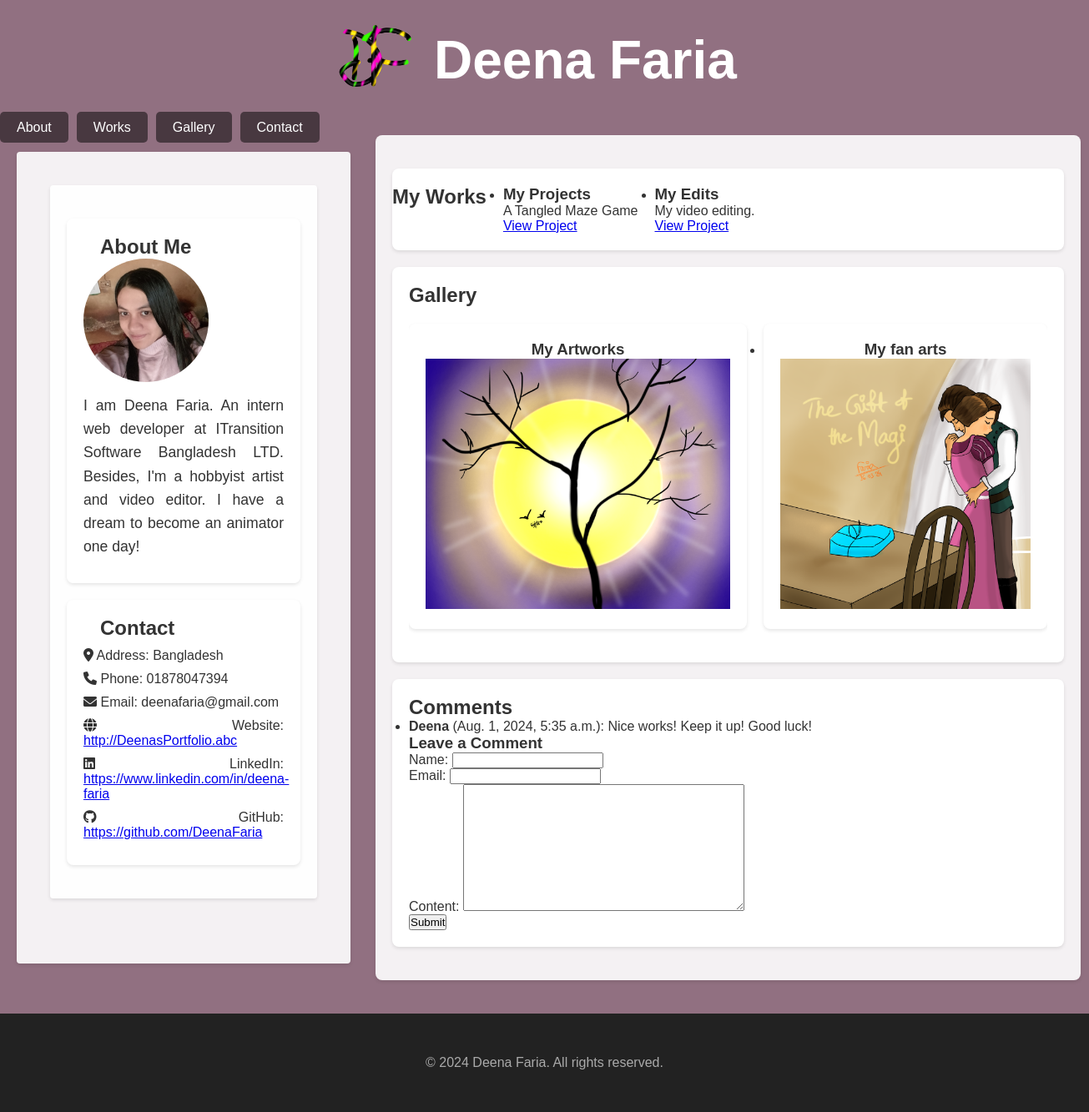
The page / on the database its author committed.
### portfolio/models.py (models this page shows, shortened)
class About(models.Model):
    content = models.TextField()

class Contact(models.Model):
    address = models.CharField(max_length=200)
    phone = models.CharField(max_length=15)
    email = models.EmailField()
    website = models.URLField(blank=True)  # Add website URL field
    linkedin = models.URLField(blank=True)  # Add LinkedIn URL field
    github = models.URLField(blank=True)  # Add GitHub URL field

class Work(models.Model):
    title = models.CharField(max_length=100)
    description = models.TextField()
    url = models.URLField(blank=True)  # Add URL field

class Gallery(models.Model):
    title = models.CharField(max_length=100)
    image = models.ImageField(upload_to='gallery/')

class Comment(models.Model):
    name = models.CharField(max_length=100)
    email = models.EmailField()
    content = models.TextField()
    created_at = models.DateTimeField(auto_now_add=True)

### portfolio/views.py (the view)
# urls.py: path('', views.home, name='home'),
def home(request):
    about = About.objects.first()
    works = Work.objects.all()
    gallery = Gallery.objects.all()
    contact = Contact.objects.first()
    comments = Comment.objects.all()
    if request.method == 'POST':
        form = CommentForm(request.POST)
        if form.is_valid():
            form.save()
            return redirect('home')
    else:
        form = CommentForm()
    context = {
        'about': about,
        'works': works,
        'gallery': gallery,
        'contact': contact,
        'comments': comments,
        'form': form
    }
    return render(request, 'home.html', context)

### portfolio/forms.py
class CommentForm(forms.ModelForm):
    class Meta:
        model = Comment
        fields = ['name', 'email', 'content']

### portfolio/templates/home.html (shortened to what this page needs)
<!DOCTYPE html>
<html lang="en">
<head>
    {% load static %}
    <link rel="stylesheet" href="{% static 'css/style.css' %}">
    <link rel="stylesheet" href="https://cdnjs.cloudflare.com/ajax/libs/font-awesome/6.0.0-beta3/css/all.min.css">
</head>
<body>
    <header>
	<div class="header-content">
       <div class="logo">
            <img src="{% static 'images/logo.png' %}" alt="My Profile Picture">
        </div>
        <h1>Deena Faria</h1>
		</div>
        <nav>
            <ul>
                <li><a href="#about">About</a></li>
                <li><a href="#works">Works</a></li>
                <li><a href="#gallery">Gallery</a></li>
                <li><a href="#contact">Contact</a></li>
            </ul>
        </nav>
    </header>
      <div class="main-content">
	  <div class="sidebar">
        <aside class="sidebar">
		<section id="about" class="about-section">
    <h2>About Me</h2>
    <div class="about-content">
        <img src="{% static 'images/profile.jpg' %}" alt="My Profile Picture" class="about-image">
        <p>{{ about.content }}</p>
    </div>
</section>
            <section id="contact">
                <h2>Contact</h2>
                <p><i class="fas fa-map-marker-alt"></i> Address: {{ contact.address }}</p>
                <p><i class="fas fa-phone"></i> Phone: {{ contact.phone }}</p>
                <p><i class="fas fa-envelope"></i> Email: {{ contact.email }}</p>
                {% if contact.website %}
                <p><i class="fas fa-globe"></i> Website: <a href="{{ contact.website }}" target="_blank">{{ contact.website }}</a></p>
                {% endif %}
                {% if contact.linkedin %}
                <p><i class="fab fa-linkedin"></i> LinkedIn: <a href="{{ contact.linkedin }}" target="_blank">{{ contact.linkedin }}</a></p>
                {% endif %}
                {% if contact.github %}
                <p><i class="fab fa-github"></i> GitHub: <a href="{{ contact.github }}" target="_blank">{{ contact.github }}</a></p>
                {% endif %}
            </section>
        </aside>
		</div>
		<div class="others">
    <section id="works" class="work-horizontal">
        <h2>My Works</h2>
        <ul>
            {% for work in works %}
            <li>
                <h3>{{ work.title }}</h3>
                <p>{{ work.description }}</p>
                {% if work.url %}
                <a href="{{ work.url }}" target="_blank">View Project</a>
                {% endif %}
            </li>
            {% endfor %}
        </ul>
    </section>
    <section id="gallery" class="gallery-horizontal">
        <h2>Gallery</h2>
        <ul>
            {% for item in gallery %}
            <li>
                <h3>{{ item.title }}</h3>
                <img src="{{ item.image.url }}" alt="{{ item.title }}">
            </li>
            {% endfor %}
        </ul>
    </section>
    <section id="comments">
        <h2>Comments</h2>
        <ul>
            {% for comment in comments %}
            <li>
                <p><strong>{{ comment.name }}</strong> ({{ comment.created_at }}): {{ comment.content }}</p>
            </li>
            {% endfor %}
        </ul>
        <h3>Leave a Comment</h3>
        <form method="post">
            {{ form.as_p }}
            <button type="submit">Submit</button>
        </form>
    </section>
	</div>
</div>
    <footer>
<p>&copy; 2024 Deena Faria. All rights reserved.</p>
    </footer>
</body>
</html>

### portfolio/static/css/style.css (style rules this page uses)
* { margin: 0; padding: 0; box-sizing: border-box; }
body::before { content: ""; position: absolute; top: 0; left: 0; width: 100%; height: 100%; background: #917081; z-index: -1; }
.header-content { display: flex; align-items: center; padding: 20px 400px; }
.logo img { width: 100px; border-radius: 50%; margin-right: 20px; }
h1 { margin: 0; color:white; font-size:4rem; }
nav ul { list-style: none; padding: 0; display: flex; gap: 10px; }
nav ul li { display: inline; }
nav ul li a { text-decoration: none; color: white; padding: 10px 20px; background: rgba(0, 0, 0, 0.5); border-radius: 5px; transition: background 0.3s; }
section { margin: 20px 0; padding: 20px; background: #fff; border-radius: 8px; box-shadow: 0 2px 4px rgba(0,0,0,0.1); }
#works, .gallery-horizontal ul { display: flex; overflow-x: scroll; gap: 20px; padding: 20px 0; }
#works ul { display: grid; grid-template-columns: repeat(auto-fit, minmax(200px, 1fr)); gap: 20px; }
.work-item, .gallery-horizontal li { background: #fff; border-radius: 8px; box-shadow: 0 2px 4px rgba(0,0,0,0.1); text-align: center; padding: 20px; flex: 0 0 auto; }
.gallery-horizontal img { max-height: 300px; }
#works ul { display: flex; flex-wrap: wrap; gap: 20px; }
.about-section { background: rgba(255, 255, 255, 0.9); color: #333; border-radius: 8px; box-shadow: 0 2px 4px rgba(0, 0, 0, 0.1); padding: 20px; margin: 20px 0; }
.about-content { align-items: center; gap: 20px; }
.about-image { width: 150px; border-radius: 50%; flex-shrink: 0; }
.about-content p { font-size: 1.1em; line-height: 1.6; margin: 0; }
.sidebar { position:relative; background: rgba(255, 255, 255, 0.9); color: #333; padding: 20px; box-shadow: 0 2px 4px rgba(0, 0, 0, 0.1); border-radius: 4px; margin: 20px; flex-shrink: 0; min-width: 200px; max-width: 400px; }
.sidebar h2 { padding-left:20px; margin-top: 0; }
.sidebar p { margin: 10px 0; text-align:justify; }
.others { margin-left:10px; margin-right:10px; flex: 1; padding: 20px; background: rgba(255, 255, 255, 0.9); color: #333; border-radius: 8px; box-shadow: 0 2px 4px rgba(0, 0, 0, 0.1); }
.main-content { display: flex; }
footer { text-align: center; margin-top: 40px; background: #222; color: #aaa; padding: 50px 0; }

### rows shown on the page
About: content "I am Deena Faria. An intern web developer at ITransition Software Bangladesh LTD. Besides, I'm a hobbyist artist and video editor. I have a dream to become an animator one day!"
Contact: address "Bangladesh", phone "01878047394", email "deenafaria@gmail.com", website "http://DeenasPortfolio.abc", linkedin "https://www.linkedin.com/in/deena-faria", github "https://github.com/DeenaFaria"
Work: title "My Projects", description "A Tangled Maze Game"
Work: title "My Edits", description "My video editing."
Gallery: title "My Artworks", image (picture)
Gallery: title "My fan arts", image (picture)
Comment: name "Deena", created_at "Aug. 1, 2024, 5:35 a.m.", content "Nice works! Keep it up! Good luck!"
